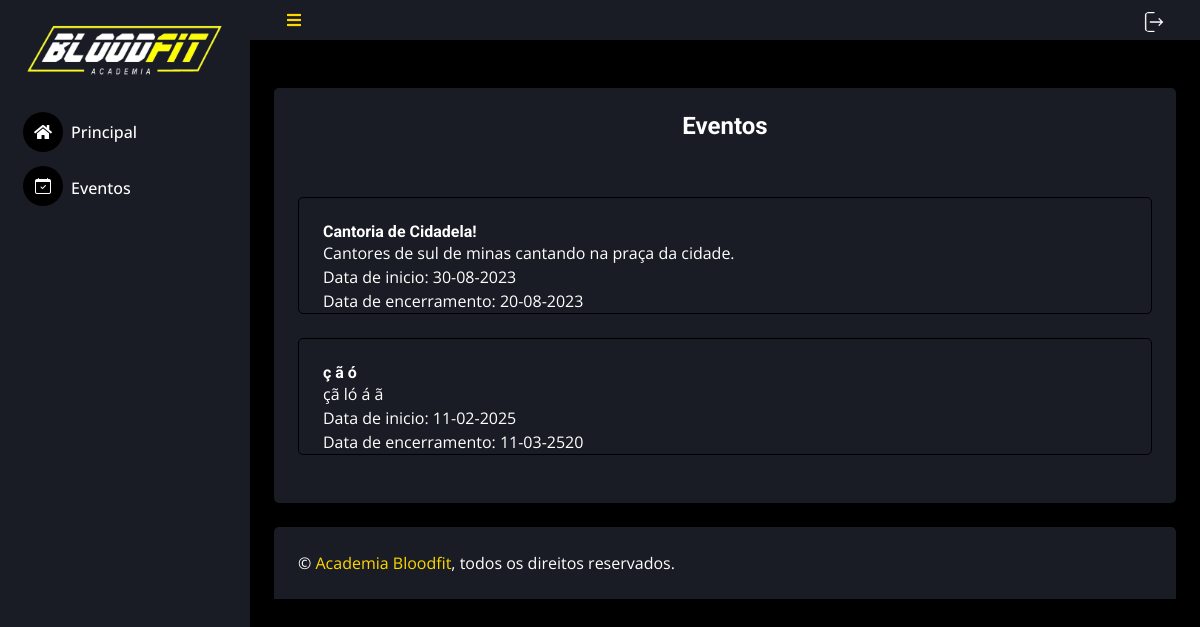
The app's page /usuarios/eventos_usuario.php (signed in) with its own data.
### tables this page shows
CREATE TABLE `eventos` (
  `id_evento` int(2) NOT NULL,
  `nome_evento` varchar(50) NOT NULL,
  `descricao_evento` varchar(80) NOT NULL,
  `data_evento` date NOT NULL,
  `data_final` date NOT NULL
);

### usuarios/eventos_usuario.php (the view, shortened to what this page needs)
<?php
include_once('include/header_usuario.php');
$sql = "SELECT * FROM eventos";
$stmt = mysqli_prepare($_SESSION['conexao'], $sql);
mysqli_stmt_execute($stmt);
$resp_query = mysqli_stmt_get_result($stmt);
echo '
<div class="container-fluid pt-5 px-4">
<div class="bg-secondary rounded p-4">
    <center><h4> Eventos </h4><br><br></center>';
while($linha = mysqli_fetch_array($resp_query, MYSQLI_ASSOC)){
    echo '<div class="border rounded p-4 pb-0 mb-4">
        <div class="evento-item">
        <h6 class="mb-0">'.$linha['nome_evento'].'</h6>
      </div>
      <tr>
            <td>'.$linha['descricao_evento'].' </td>
            <br>
            <td>Data de inicio: ' . date('d-m-Y', strtotime($linha['data_evento'])) .'  </td>
            <br>
            <td>Data de encerramento: ' . date('d-m-Y', strtotime($linha['data_final'])) .'</td>
            <br>
      </tr>
    </div> ';
}
echo '
</div>
</div>
';
include_once 'include/footer.php';
?>

### css/style.css (style rules this page uses)
:root { --primary: #fbff00; --secondary: #191C24; --light: #6C7293; --dark: #000000; }

### records on screen
eventos: nome_evento "Cantoria de Cidadela!", descricao_evento "Cantores de sul de minas cantando na praça da cidade.", data_evento "30-08-2023", data_final "20-08-2023"
eventos: nome_evento "ç ã ó", descricao_evento "çã ló á ã", data_evento "11-02-2025", data_final "11-03-2520"
